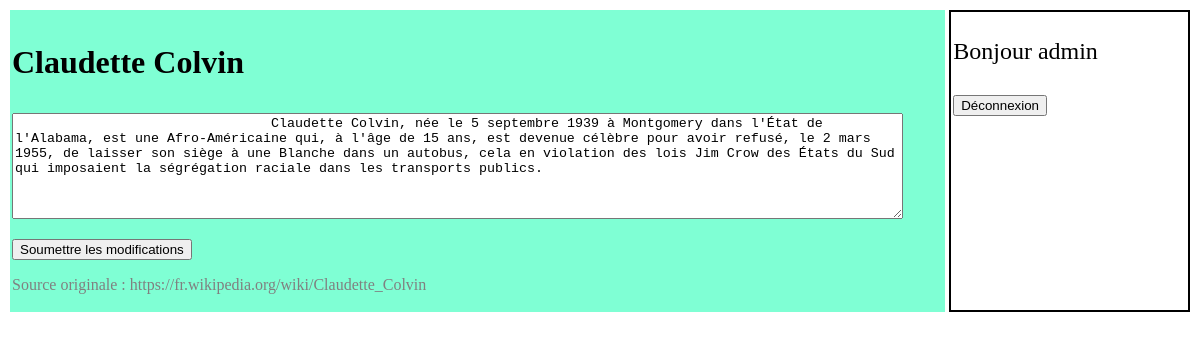
Screenshot of /index.php (signed in) with the database file from the repository.
### tables this page shows
CREATE TABLE Article (
                         Id INT UNIQUE NOT NULL AUTO_INCREMENT PRIMARY KEY,
                         Entete TEXT,
                         Contenu TEXT,
                         Pied TEXT
);

### index.php (the view, shortened to what this page needs)
<!DOCTYPE html>
<html lang="en">
<head>
    <link href="style.css" rel="stylesheet" type="text/css" />
</head>
<body>
    <?php
    if (isset($_SESSION['Identifiant']) === false)
    {
    ?>
        <section>
            <div class = affichage>
                <?php require 'traitement_affichage.php' ?>
            </div>
            <div class = connexion>
                <form method="post" action="traitement_connexion.php" >
                    <p>
                        <label for="identifiant"> Identifiant : </label><br/>
                        <input type="text" name="identifiant" id="identifiant" />
                     </p>
                    <p>
                        <label for="mdp"> Mot de passe : </label><br/>
                        <input type="text" name="motdepasse" id="mdp" />
                    </p>
                    <p>
                    <input type="submit" value="Connexion"/>
                    </p>
                </form>
            </div>
        </section>
    <?php
    }
    else
    { ?>
        <section>
            <div class="affichage">
                <?php
                    $pdo = creerPDO();
                    $pdo_statement = $pdo->prepare('SELECT Entete, Contenu, Pied FROM tp2db.article where Id=1');
                    $pdo_statement->execute([]);
                    $ligne = $pdo_statement->fetch();
                    echo '<p id="entete">' .$ligne['Entete'] .'</p>';  ?>
                    <form method="post" action="valider_modification.php">
                        <p>
                            <textarea name="textemodifie" >
                                <?php echo $ligne['Contenu'] ?>
                            </textarea>
                        </p>
                        <input type="submit"  value="Soumettre les modifications"/>
                    </form>
                    <?php   echo '<p id="pied">'. $ligne['Pied']. '</p>'?>
            </div>
            <div class=connexion>
                <p> Bonjour <?php echo $_SESSION['Identifiant'] ?> </p>
                <form method="post" action="deconnexion.php">
                    <input type="submit" value="Déconnexion" />
                </form>
            </div>
        </section>
<?php
    }
?>
</body>
</html>

### style.css (style rules this page uses)
section { display :flex; }
textarea { width : 95%; height : 100px; }
form { width : 100%; }
.affichage { background-color: aquamarine; margin : 2px; padding : 2px; width : 80%; }
.connexion { font-size: 1.5em; margin : 2px; padding : 2px; border : 2px solid black; width : 20%; }
#entete { font-size: 2em; font-weight: bold; }
#pied { font-size: 1em; color : grey; }

### rows the page displays
article: Entete "Claudette Colvin", textemodifie "Claudette Colvin, née le 5 septembre 1939 à Montgomery dans l'État de l'Alabama, est une Afro-Américaine qui, à l'âge de 15 ans, est devenue célèbre pour avoir refusé, le 2 mars 1955, de laisser son siège à une Blanche dans un autobus, cela en violation des lois Jim Crow des États du Sud qui imposaient la ségrégation raciale dans les transports publics.", Pied "Source originale : https://fr.wikipedia.org/wiki/Claudette_Colvin"

### other values shown
$_SESSION['Identifiant'] "admin"
